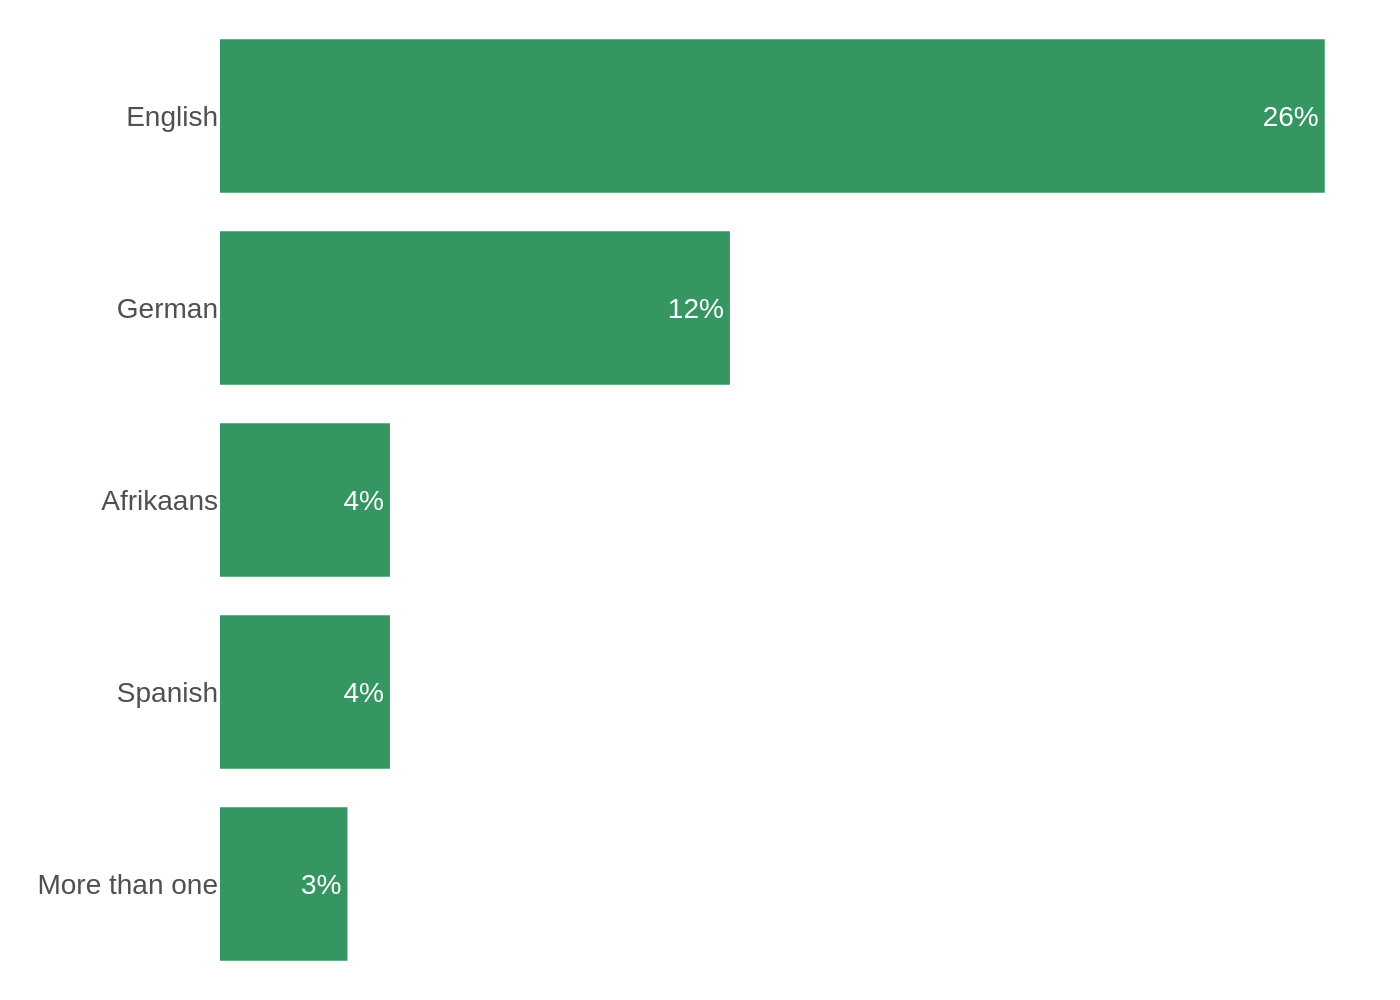

Generate this figure with Python:
import sys
import json
import pathlib
import plotly.graph_objects as go

# --- 1. Argument and File Handling ---
if len(sys.argv) != 2:
    print(f"Usage: python {pathlib.Path(__file__).name} <json_file_path>")
    sys.exit(1)

json_path = pathlib.Path(sys.argv[1])
if not json_path.is_file():
    print(f"Error: File not found at {json_path}")
    sys.exit(1)

output_path = json_path.with_suffix('.png')

try:
    with open(json_path, 'r', encoding='utf-8') as f:
        chart_info = json.load(f)
except json.JSONDecodeError:
    print(f"Error: Invalid JSON format in {json_path}")
    sys.exit(1)

# --- 2. Data Extraction and Preparation ---
data = chart_info.get('chart_data', [])
colors = chart_info.get('colors', [])
texts = chart_info.get('texts', {})

# Prepare data for Plotly's horizontal bar chart
# Data must be reversed to display in the same top-to-bottom order as the image
categories = [item['category'] for item in data][::-1]
values = [item['value'] for item in data][::-1]
text_labels = [f"{v}%" for v in values]

# --- 3. Chart Generation ---
fig = go.Figure()

# Add the single bar series
fig.add_trace(go.Bar(
    y=categories,
    x=values,
    orientation='h',
    marker=dict(
        color=colors[0] if colors else '#369661',
        line=dict(width=0)
    ),
    text=text_labels,
    textposition='inside',
    insidetextanchor='end',
    textfont=dict(
        family="Arial",
        size=14,
        color='white'
    )
))

# --- 4. Layout and Styling ---
fig.update_layout(
    plot_bgcolor='white',
    paper_bgcolor='white',
    showlegend=False,
    font=dict(family="Arial"),
    margin=dict(l=110, r=10, t=10, b=10),
    xaxis=dict(
        visible=False,
        range=[0, max(values) * 1.05]  # Add padding for the longest bar's text
    ),
    yaxis=dict(
        showgrid=False,
        showline=False,
        ticks='',
        tickfont=dict(size=14, color='#505050')
    )
)

# --- 5. Output ---
fig.write_image(output_path, scale=2)
print(f"Chart saved to {output_path}")
